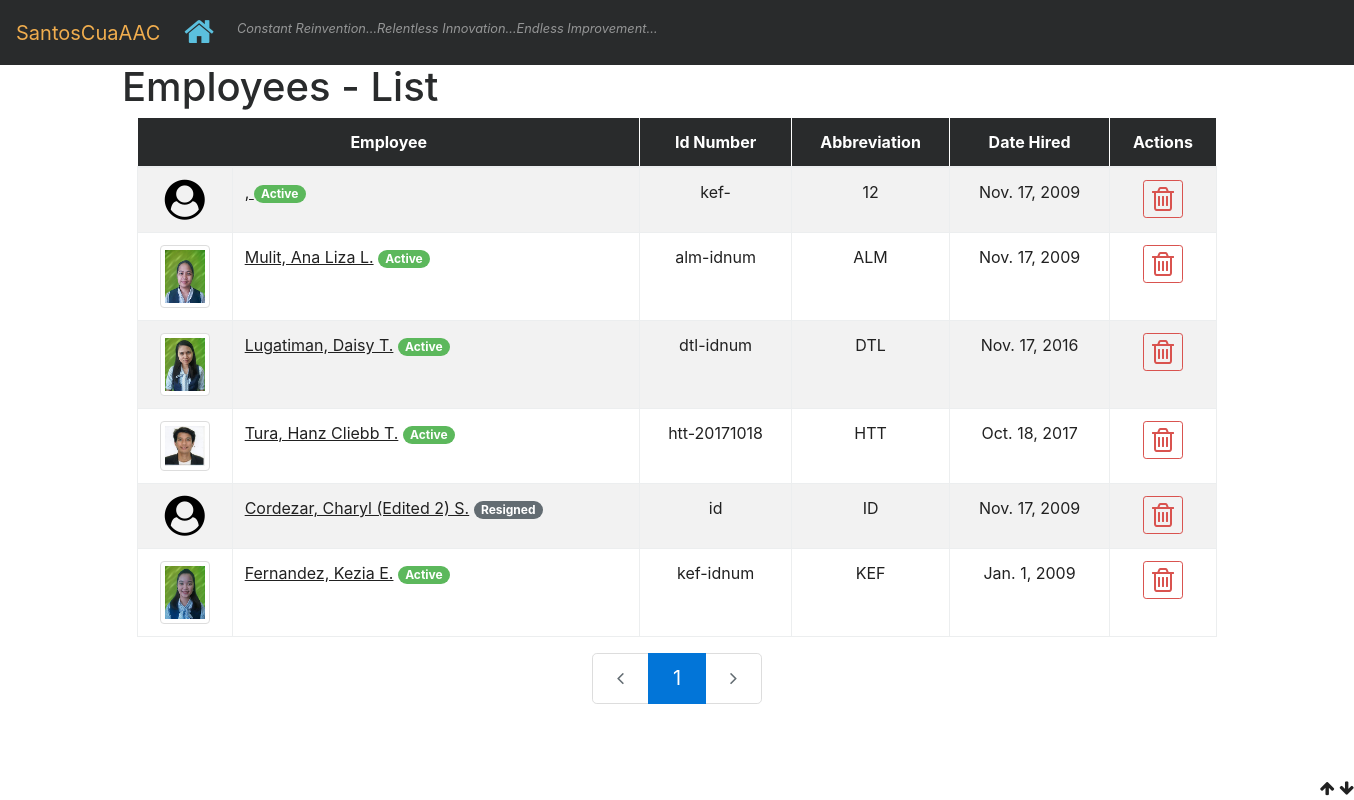
The app's page /employees/, older data.
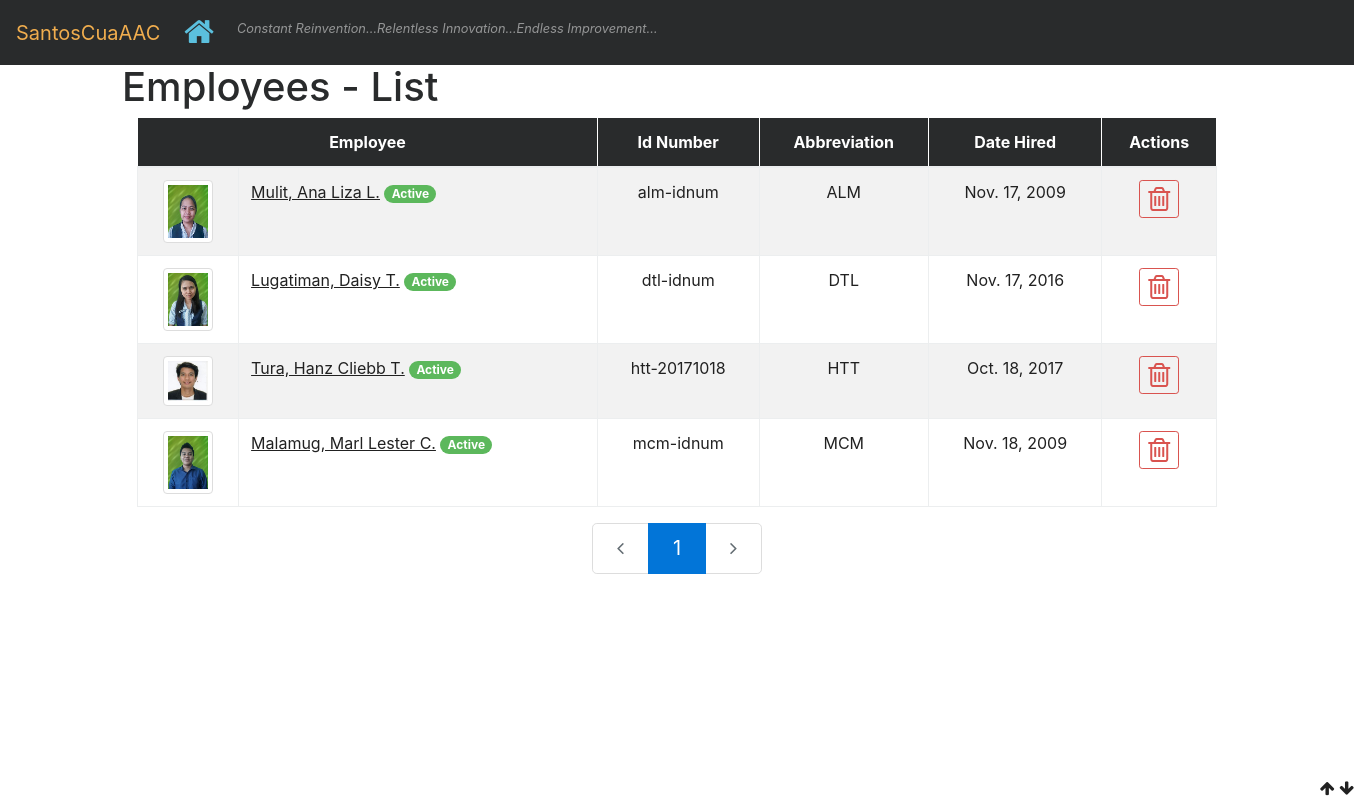
The same page, newer data.
### employees/models.py (models this page shows, shortened)
class Employee(models.Model):
    contact = models.ForeignKey(Contact, on_delete=models.CASCADE, verbose_name='Name')
    id_num = models.CharField(max_length=30, unique=True, null=True, blank=True)
    abbr = models.CharField(max_length=5, unique=True, null=True, blank=True)
    date_hired = models.DateField(default=timezone.now)
    date_resigned = models.DateField(null=True, blank=True)
    is_deleted = models.BooleanField(default=False)

### contacts/models.py (models this page shows, shortened)
class Contact(models.Model):
	entity_type_choices = [
		(1, 'Person'),
		(2, 'Artificial'),
	]
	image = models.ImageField(upload_to='contacts/images/', null=True, blank=True)
	entity_type = models.IntegerField(default=1, choices=entity_type_choices)
	registered_name = models.CharField(max_length=50, null=True, blank=True)
	trade_name = models.CharField(max_length=50, null=True, blank=True)
	first_name = models.CharField(max_length=50, null=True, blank=True)
	last_name = models.CharField(max_length=50, null=True, blank=True)
	middle_name = models.CharField(max_length=50, blank=True, null=True)
	alias = models.CharField(max_length=50, null=False, blank=False)
	tax_num = models.CharField(max_length=12, unique=True, null=True, blank=True)
	ss_num = models.CharField(max_length=20, blank=True, null=True)
	health_num = models.CharField(max_length=20, blank=True, null=True)
	hdmf_num = models.CharField(max_length=20, blank=True, null=True)
	date_of_birth = models.DateField()
	is_client = models.BooleanField(null=False, default=False)
	is_employee = models.BooleanField(null=False, default=False)
	is_deleted = models.BooleanField(default=False)
	vip_alias = models.CharField(max_length=10, null=True, blank=True)
	def __str__(self):
		ret = None
		if self.entity_type == 1:
			ret = self.full_name
		else:
			if self.trade_name:
				ret = self.trade_name
			else:
				ret = self.registered_name
		return ret
	@property
	def full_name(self):
		last_name = self.last_name if self.last_name else ''
		first_name = self.first_name if self.first_name else ''
		middle_name = self.middle_name[0] if self.middle_name else ''
		full_name = ', '.join([last_name, first_name])
		full_name = (' '.join([full_name, middle_name + '.'])) if middle_name else full_name
		return full_name

### employees/views.py (the view)
def index(request):
    employee_list = Employee.objects.order_by('abbr')
    paginator = Paginator(employee_list, 10)
    page = request.GET.get('page')
    try:
        employees = paginator.page(page)
    except PageNotAnInteger:
        employees = paginator.page(1)
    except EmptyPage:
        employees = paginator.page(paginator.num_pages)
    context = {
        'employee_list': employees,
        'page': page,
    }
    return render(request, 'employees/index.html', context)

### employees/templates/employees/index.html (shortened to what this page needs)
{% extends "./base.html" %}
{% block content %}
     <h1 class="">Employees - List</h1>
    {% if employee_list %}
        <div class="container">
            <table class="table table-condensed table-bordered table-hover table-striped color-black">
                <thead class="table-inverse">
                    <tr class="text-capitalize ">
                        <th class="text-center " colspan="2">employee</th>
                        <th class="text-center ">id number</th>
                        <th class="text-center text-capitalize">abbreviation</th>
                        <th class="text-center ">date hired</th>
                        <th class="text-center ">actions</th>
                    </tr>
                </thead>
                    {% for employee in employee_list %}
                        <tr>
                            <td class="text-center">
                                <a href="{% url 'employees:detail' employee.id %}"  title="view {{employee.abbr}}">
                                    {% if employee.contact.image %}
                                        <img src="/media/{{ employee.contact.image }}" width="50px" height="50px" class="img-thumbnail" alt="image of {{employee.contact.image}}">
                                    {% endif %}
                                    {% if not employee.contact.image %}
                                        <i class="fa fa-user-circle model-icon"></i>
                                    {% endif %}
                                </a>
                            </td>
                            <td>
                                <a class="color-black" href="{% url 'employees:detail' employee.id %}"  title="view {{employee.abbr}}">
                                    <u>{{employee.contact|title}}</u>
                                    {% if not employee.date_resigned %}
                                        <span class="badge badge-pill badge-success">Active</span>
                                    {% endif %}
                                    {% if employee.date_resigned %}
                                        <span class="badge badge-pill badge-default">Resigned</span>
                                    {% endif %}
                                </a>
                            </td>
                            <td class="text-center">{{employee.id_num}}</td>
                            <td class="text-center text-uppercase">{{employee.abbr}}</td>
                            <td class="text-center">{{employee.date_hired}}</td>
                            <td class="text-center">
                                <a class="action-delete btn btn-outline-danger btn-sm" href="{% url 'employees:destroy' employee.id %}" title="delete">
                                    <i class="fa fa-2x fa-trash-o" ></i>
                                </a>
                            </td>
                        </tr>
                    {% endfor %}
            </table>
        </div>
    {% endif %}
    <nav aria-label="Employee index navigation">
        <ul class="pagination pagination-lg justify-content-center">
            {% ifequal employee_list.has_previous False %}
                <li class='disabled previous page-item '>
                    <span class="page-link"><i class="fa fa-angle-left icon-label" title="previous"></i></span>
                </li>
            {% endifequal %}
            {% with ''|center:employee_list.paginator.num_pages as range %}
                {% for _ in range %}
                    {% ifequal employee_list.number forloop.counter%}
                        <li class="active page-item">
                            <a class="page-link" href="?page={{ forloop.counter }}">{{ forloop.counter }}</a>
                        </li>
                    {% endifequal %}
                {% endfor %}
            {% endwith %}
            {% ifequal employee_list.has_next False %}
                <li class='page-item disabled'>
                    <span class="page-link"><i class="fa fa-angle-right icon-label" title="next"></i></span>
                </li>
            {% endifequal %}
        </ul>
    </nav>
{% endblock content %}

### employees/templates/employees/base.html (shortened to what this page needs)
{% load static %}
<!DOCTYPE html>
<html>
<head>
    <link rel="stylesheet" type="text/css" href="{% static 'bootstrap-4.0.0-alpha.6-dist/css/bootstrap.css' %}">
    <link rel="stylesheet" type="text/css" href="{% static 'css/font-awesome-4.7.0/css/font-awesome.css' %}">
</head>
<body>
    <nav class="navbar sticky-top navbar-toggleable-md navbar-inverse bg-inverse">
      <a class="navbar-brand text-warning" href="http://www.santos-cua.com" target="_blank">SantosCuaAAC</a>
      <div class="collapse navbar-collapse" id="navbarSupportedContent">
        <div class="navbar-nav">
            <a class="nav-item nav-link text-info" href="{% url 'public:home' %}">
                <i class="fa fa-2x fa-home" title="Home"></i>
            </a>
        </div>
        <div class="container">
            <span class="navbar-text">
              <small><i>Constant Reinvention…Relentless Innovation…Endless Improvement…</i></small>
            </span>
        </div>
      </div>
    </nav>
    <div class="container" id='id-top'>
        <div class="content">
            {% block content %}{% endblock content %}
        </div>
        <div class="btn-page-top-bottom">
            <a href="#id-top"><i class="fa fa-arrow-up color-black"></i></a>
            <a href="#id-bottom"><i class="fa fa-arrow-down color-black"></i></a>
        </div>
    </div>
</body>
</html>

### employees/templates/employees/base.html (style rules this page uses)
.btn-page-top-bottom { position:fixed; bottom:0; right:0; }
.color-black { color: black; }
.color-black { color: #212121; }
.icon-label { font-size: 20px; }

Row changes from the older to the newer data that the page shows:
removed Employee: contact ",", shows "Active", id_num "kef-", abbr "12", date_hired "Nov. 17, 2009"
removed Employee: contact.image (picture), contact "Fernandez, Kezia E.", shows "Active", id_num "kef-idnum", abbr "KEF", date_hired "Jan. 1, 2009"
changed Employee: contact.image: picture added; contact "Cordezar, Charyl (Edited 2) S." → "Malamug, Marl Lester C."; id_num "id" → "mcm-idnum"; abbr "ID" → "MCM"; date_hired "Nov. 17, 2009" → "Nov. 18, 2009"; contact_id 16 → 32 (drawn); date_resigned "Resigned" → "Active"
